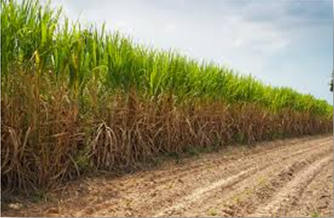
#> input picture CMA-x1.png, 334 x 218 px
$ python p1RP_dE2.py
#> lines starting #> are read from the running program, lines starting #| are printed output that depends on the picture; after the words box and inside, x2 and y2 are one past the last pixel; in counts of white or black regions, pixels touching at a corner belong together
from matplotlib import pyplot as plt
from scipy import ndimage
from skimage.color import rgb2gray
from skimage import io
import numpy as np
import cv2
from skimage import io

image = cv2.imread('CMA-x1.png')
#> image is the input picture: shape (218, 334, 3); mean B, G, R 97.1, 133.8, 143.8

#Convierte la imagen a escala de grises
gray = rgb2gray(image)
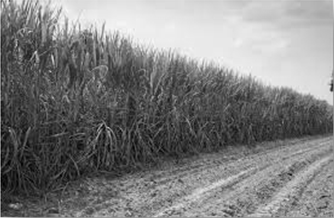
#> gray: shape (218, 334) float64; min 0.00141, max 0.98, mean 0.497
h, w = gray.shape
#> h = 218; w = 334

#Binariza la imagen
gray_r = gray.reshape(gray.shape[0]*gray.shape[1])
for i in range(gray_r.shape[0]):
    if gray_r[i] > gray_r.mean():
        gray_r[i] = 1
    else:
        gray_r[i] = 0

#Filtro maximo
def maxBoxFilter(n, path_to_image):
    img = cv2.imread(path_to_image)

    # Creates the shape of the kernel
    size = (n, n)
    shape = cv2.MORPH_RECT
    kernel = cv2.getStructuringElement(shape, size)

    # Applies the minimum filter with kernel NxN
    imgResult = cv2.dilate(img, kernel)
    cv2.imwrite('BN.jpg', imgResult)
    # Shows the result
    # Adjust the window length
    cv2.namedWindow('Result with n ' + str(n), cv2.WINDOW_NORMAL)
    cv2.imshow('Result with n ' + str(n), imgResult)

#Filtro minimo
def minBoxFilter(n, path_to_image):
    img = cv2.imread(path_to_image)

    # Creates the shape of the kernel
    size = (n, n)
    shape = cv2.MORPH_RECT
    kernel = cv2.getStructuringElement(shape, size)

    # Applies the minimum filter with kernel NxN
    imgResult = cv2.erode(img, kernel)
    cv2.imwrite('BN.jpg', imgResult)
    # Shows the result
    cv2.namedWindow('Result min with n ' + str(n),cv2.WINDOW_NORMAL)  # Adjust the window length
    cv2.imshow('Result min with n ' + str(n), imgResult)

#Se guarda la imagen binarizada
filename = 'BN.jpg'
#Como solo tiene 0 y 1 la imagen quedaria en negro
#Se multiplica por 255 para que el 1 quede en 255
cv2.imwrite(filename, 255*gray)
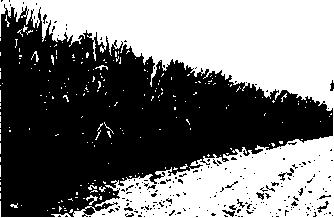
#> saved as BN.jpg: shape (218, 334); 46.9% white; 216 white regions (207 under 20 px), largest, box (x1, y1, x2, y2) and area: (0, 0, 334, 218) 33123, (86, 195, 98, 205) 44, (31, 51, 39, 62) 31
#Se aplica filtro minimo y maximo
maxBoxFilter(3, filename)
#> in maxBoxFilter, `imgResult = cv2.dilate(img, kernel)`:
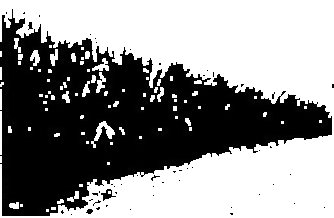
#> imgResult: shape (218, 334, 3); min 0, max 255, mean 141.5
minBoxFilter(5, filename)
#> in minBoxFilter, `imgResult = cv2.erode(img, kernel)`:
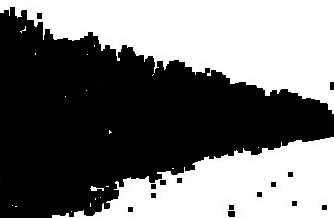
#> imgResult: shape (218, 334, 3); min 0, max 255, mean 116.6

filename2 = 'boscoso.jpg'
filename3 = 'cieloSuelo.jpg'

image2 = cv2.imread("BN.jpg")
#> image2: shape (218, 334, 3); min 0, max 255, mean 116.6
#Se aplica el OR para sacar la zona boscosa en RGB
OR = cv2.bitwise_or(image, image2)
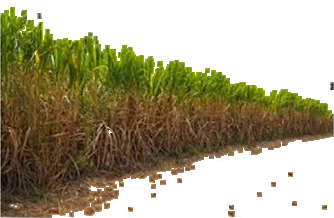
#> OR: shape (218, 334, 3); mean B, G, R 136.2, 163.4, 170.3
cv2.imshow('OR', OR)
cv2.imwrite(filename2, OR)
#Se aplica el NOT para obtener las clases restantes
mask_inv = cv2.bitwise_not(image2)
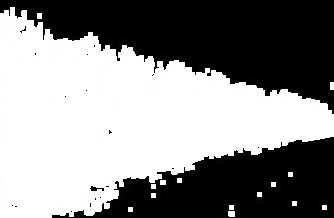
#> mask_inv: shape (218, 334, 3); min 0, max 255, mean 138.4
cv2.imshow('NOT', mask_inv)
#Se aplica el OR para tenerlas en RGB
OR2 = cv2.bitwise_or(image, mask_inv)
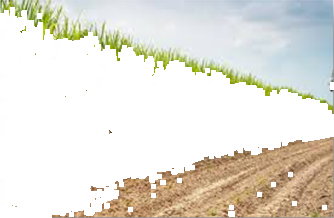
#> OR2: shape (218, 334, 3); mean B, G, R 215.9, 225.4, 228.5
cv2.imshow('OR2', OR2)
cv2.imwrite(filename3, OR2)

#Proceso para meter la zona boscosa al CMA
imageOR = cv2.imread('boscoso.jpg')
lw = [255, 255, 255]

f1 = open("boscosoRGB.txt", "w+")
for i in range(h):
    for j in range(w):
        #Evitamos el color blanco
        if list(imageOR[i, j]) != lw:
            b = imageOR[i, j][0]
            g = imageOR[i, j][1]
            r = imageOR[i, j][2]
            #Evitamos que un valor casi blanco se meta a la clase
            if r < 240 and g < 240 and b < 240:
                f1.write(str(r)+' ')
                f1.write(str(g)+' ')
                f1.write(str(b)+'\n')
f1.close()

#Proceso para meter la zona cielo y suelo al CMA
imageOR2 = cv2.imread('cieloSuelo.jpg')
f2 = open("cieloRGB.txt", "w+")
f3 = open("sueloRGB.txt", "w+")

for i in range(h):
    for j in range(w):
        #Evitamos el color blanco
        if list(imageOR2[i, j]) != lw:
            b = imageOR2[i, j][0]
            g = imageOR2[i, j][1]
            r = imageOR2[i, j][2]
            #En caso de que el valor azul sea mayor que el rojo
            #Se mete a la clase cielo en caso contrario a suelo
            if b > r:
                f2.write(str(r)+' ')
                f2.write(str(g)+' ')
                f2.write(str(b)+'\n')
            elif r < 240 and g < 240 and b < 240:
                f3.write(str(r)+' ')
                f3.write(str(g)+' ')
                f3.write(str(b)+'\n')
f2.close()
f3.close()

while(1):
    cv2.imshow("image", image2)
    if cv2.waitKey(0) & 0xFF == 27:
#> (key Esc is pressed here)
        break
cv2.destroyAllWindows()
